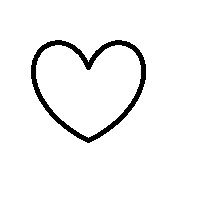
#> input picture Wizualna/files/1x2/1/picture.png, 200 x 200 px, found by its file name
$ python wizualna.py
#> lines starting #> are read from the running program, lines starting #| are printed output that depends on the picture; after the words box and inside, x2 and y2 are one past the last pixel; in counts of white or black regions, pixels touching at a corner belong together
import numpy as np
import skimage.io as io
import skimage
import random

SIZE_2X2_WHITE = [[[0,0,1,1],[0,0,1,1]],
                [[1,1,0,0],[1,1,0,0]],
                [[0,1,0,1],[0,1,0,1]],
                [[1,0,1,0],[1,0,1,0]],
                [[0,1,1,0],[0,1,1,0]],
                [[1,0,0,1],[1,0,0,1]]]

SIZE_2X2_BLACK = [[[1,0,0,1],[0,1,1,0]],
                [[0,1,1,0],[1,0,0,1]],
                [[0,0,1,1],[1,1,0,0]],
                [[1,1,0,0],[0,0,1,1]],
                [[0,1,0,1],[1,0,1,0]],
                [[1,0,1,0],[0,1,0,1]]]

SIZE_1X2_WHITE = [[[1,0], [1,0]],
                [[0,1], [0,1]]]

SIZE_1X2_BLACK = [[[1,0], [0,1]],
                [[0,1], [1,0]]]

def RANDOM_SIZE_2X2(isBlack):
    if isBlack:
        return SIZE_2X2_BLACK[random.randint(0, 5)]
    return SIZE_2X2_WHITE[random.randint(0, 5)]

def RANDOM_SIZE_1X2(isBlack):
    if isBlack:
        return SIZE_1X2_BLACK[random.randint(0, 1)]
    return SIZE_1X2_WHITE[random.randint(0, 1)]

def CREATE_PICTURE_2X2(inputPicture, outputPictureOne, outputPictureTwo, outputPictureThree):
    img = io.imread(inputPicture, as_gray=True)
    img = img > 0.5
    h, w = img.shape
    picture = [np.zeros((2*h, 2*w)), np.zeros((2*h, 2*w))]

    for r in range(h):
        for c in range(w):
            if img[r][c] == 0:
                colors = RANDOM_SIZE_2X2(True)
                for i in range(2):
                    picture[i][r*2][c*2] = colors[i][0]
                    picture[i][r*2+1][c*2] = colors[i][1]
                    picture[i][r*2][c*2+1] = colors[i][2]
                    picture[i][r*2+1][c*2+1] = colors[i][3]
                continue
            colors = RANDOM_SIZE_2X2(False)
            for i in range(2):
                picture[i][r*2][c*2] = colors[i][0]
                picture[i][r*2+1][c*2] = colors[i][1]
                picture[i][r*2][c*2+1] = colors[i][2]
                picture[i][r*2+1][c*2+1] = colors[i][3]

    picture[0] = skimage.img_as_ubyte(picture[0])
    picture[1] = skimage.img_as_ubyte(picture[1])
    io.imsave(outputPictureOne, picture[0])
    io.imsave(outputPictureTwo, picture[1])
    pictureMerge = 255 - (picture[0] + picture[1])
    io.imsave(outputPictureThree, pictureMerge)

def MERGE_PICTURE_2X2(inputPictureOne, inputPictureTwo, outputPicture):
    imgOne = io.imread(inputPictureOne, as_gray=True)
    imgTwo = io.imread(inputPictureTwo, as_gray=True)
    imgOne = imgOne > 0.5
    imgTwo = imgTwo > 0.5
    h, w = imgOne.shape
    picture = np.zeros((int(h/2), int(w/2)))

    i = 0
    for r in range(0, h, 2):
        j = 0
        for c in range(0, w, 2):
            if imgOne[r][c] == imgTwo[r][c] and imgOne[r][c+1] == imgTwo[r][c+1] and imgOne[r+1][c+1] == imgTwo[r+1][c+1] and imgOne[r+1][c] == imgTwo[r+1][c]:
                picture[i][j] = 1
                j += 1
                continue
            picture[i][j] = 0
            j += 1
        i += 1
    picture = skimage.img_as_ubyte(picture)
    io.imsave(outputPicture, picture)

def CREATE_PICTURE_1X2(inputPicture, outputPictureOne, outputPictureTwo, outputPictureThree):
#> called with inputPicture = 'files\\1x2\\1\\picture.png', outputPictureOne = 'files\\1x2\\1\\picture1.png', outputPictureTwo = 'files\\1x2\\1\\picture2.png', outputPictureThree = 'files\\1x2\\1\\picture3.png'
    img = io.imread(inputPicture, as_gray=True)
#> img: shape (200, 200) float64; values 0 (black) and 1 (white), 95.6% white; 1 black region, box (x1, y1, x2, y2) and area: (31, 40, 146, 143) 1753
    img = img > 0.5
    h, w = img.shape
#> h = 200; w = 200
    picture = [np.zeros((h, 2*w)), np.zeros((h, 2*w))]

    for r in range(h):
        for c in range(w):
            if img[r][c] == 0:
                colors = RANDOM_SIZE_1X2(True)
                for i in range(2):
                    picture[i][r][c*2] = colors[i][0]
                    picture[i][r][c*2+1] = colors[i][1]
                continue
            colors = RANDOM_SIZE_1X2(False)
            for i in range(2):
                picture[i][r][c*2] = colors[i][0]
                picture[i][r][c*2+1] = colors[i][1]

    picture[0] = skimage.img_as_ubyte(picture[0])
    picture[1] = skimage.img_as_ubyte(picture[1])
    io.imsave(outputPictureOne, picture[0])
    io.imsave(outputPictureTwo, picture[1])
    pictureMerge = 255 - (picture[0] + picture[1])
    io.imsave(outputPictureThree, pictureMerge)

def MERGE_PICTURE_1X2(inputPictureOne, inputPictureTwo, outputPicture):
#> called with inputPictureOne = 'files\\1x2\\1\\picture1.png', inputPictureTwo = 'files\\1x2\\1\\picture2.png', outputPicture = 'files\\1x2\\1\\pictureOut.png'
    imgOne = io.imread(inputPictureOne, as_gray=True)
    imgTwo = io.imread(inputPictureTwo, as_gray=True)
    imgOne = imgOne > 0.5
#> imgOne: shape (200, 400) bool; 50% white in thin lines or dots
    imgTwo = imgTwo > 0.5
#> imgTwo: shape (200, 400) bool; 50% white in thin lines or dots
    h, w = imgOne.shape
#> h = 200; w = 400
    picture = np.zeros((h, int(w/2)))

    for r in range(h):
        i = 0
        for c in range(0, w, 2):
            if imgOne[r][c] == imgTwo[r][c] and imgOne[r][c+1] == imgTwo[r][c+1]:
                picture[r][i] = 1
                i += 1
                continue
            picture[r][i] = 0
            i += 1
    picture = skimage.img_as_ubyte(picture)
    io.imsave(outputPicture, picture)

if __name__=='__main__':

    CREATE_PICTURE_1X2(rf"files\1x2\1\picture.png", rf"files\1x2\1\picture1.png", rf"files\1x2\1\picture2.png", rf"files\1x2\1\picture3.png")
    MERGE_PICTURE_1X2(rf"files\1x2\1\picture1.png", rf"files\1x2\1\picture2.png", rf"files\1x2\1\pictureOut.png")

    CREATE_PICTURE_1X2(rf"files\1x2\2\picture.png", rf"files\1x2\2\picture1.png", rf"files\1x2\2\picture2.png", rf"files\1x2\2\picture3.png")
#> call 2 of CREATE_PICTURE_1X2, with inputPicture = 'files\\1x2\\2\\picture.png', outputPictureOne = 'files\\1x2\\2\\picture1.png', outputPictureTwo = 'files\\1x2\\2\\picture2.png', outputPictureThree = 'files\\1x2\\2\\picture3.png'
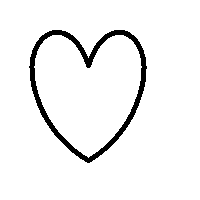
#> input picture Wizualna/files/2x2/2/picture.png, 200 x 200 px, found by its file name
#> in CREATE_PICTURE_1X2 (call 2), `img = io.imread(inputPicture, as_gray=True)`: img: shape (200, 200) float64; values 0 (black) and 1 (white), 94.8% white; 1 black region, box (x1, y1, x2, y2) and area: (29, 30, 147, 163) 2083
    MERGE_PICTURE_1X2(rf"files\1x2\2\picture1.png", rf"files\1x2\2\picture2.png", rf"files\1x2\2\pictureOut.png")
#> in MERGE_PICTURE_1X2 (call 2), `imgOne = imgOne > 0.5`: imgOne: shape (200, 400) bool; 50% white in thin lines or dots
#> in MERGE_PICTURE_1X2 (call 2), `imgTwo = imgTwo > 0.5`: imgTwo: shape (200, 400) bool; 50% white in thin lines or dots

    CREATE_PICTURE_1X2(rf"files\1x2\3\picture.png", rf"files\1x2\3\picture1.png", rf"files\1x2\3\picture2.png", rf"files\1x2\3\picture3.png")
#> call 3 of CREATE_PICTURE_1X2, with inputPicture = 'files\\1x2\\3\\picture.png', outputPictureOne = 'files\\1x2\\3\\picture1.png', outputPictureTwo = 'files\\1x2\\3\\picture2.png', outputPictureThree = 'files\\1x2\\3\\picture3.png'
#> in CREATE_PICTURE_1X2 (call 3), `io.imsave(outputPictureTwo, picture[1])`:
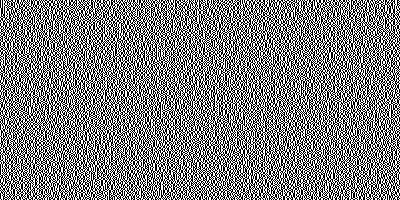
#> saved as picture2.png: shape (200, 400); 50% white in thin lines or dots
#> in CREATE_PICTURE_1X2 (call 3), `io.imsave(outputPictureThree, pictureMerge)`:
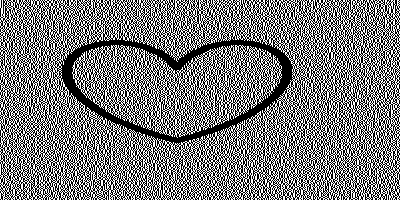
#> saved as picture3.png: shape (200, 400); min 0, max 255, mean 122.4
    MERGE_PICTURE_1X2(rf"files\1x2\3\picture1.png", rf"files\1x2\3\picture2.png", rf"files\1x2\3\pictureOut.png")
#> in MERGE_PICTURE_1X2 (call 3), `imgOne = imgOne > 0.5`: imgOne: shape (200, 400) bool; 50% white in thin lines or dots
#> in MERGE_PICTURE_1X2 (call 3), `imgTwo = imgTwo > 0.5`: imgTwo: shape (200, 400) bool; 50% white in thin lines or dots

    CREATE_PICTURE_2X2(rf"files\2x2\1\picture.png", rf"files\2x2\1\picture1.png", rf"files\2x2\1\picture2.png", rf"files\2x2\1\picture3.png")
#> in CREATE_PICTURE_2X2, `io.imsave(outputPictureTwo, picture[1])`:
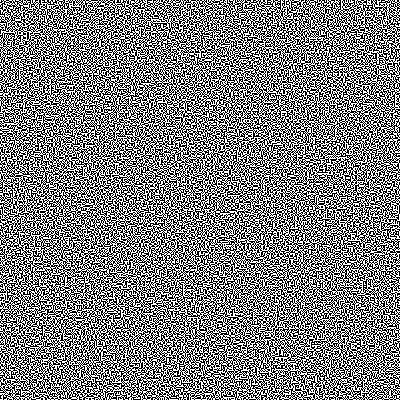
#> saved as picture2.png: shape (400, 400); 50% white in thin lines or dots
#> in CREATE_PICTURE_2X2, `io.imsave(outputPictureThree, pictureMerge)`:
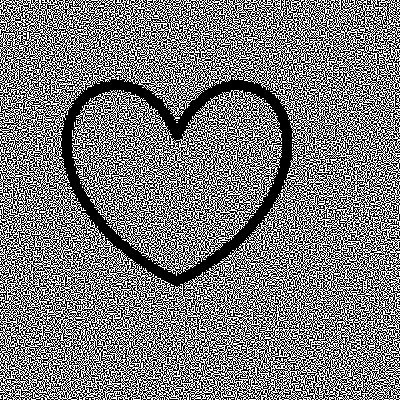
#> saved as picture3.png: shape (400, 400); min 0, max 255, mean 122.4
    MERGE_PICTURE_2X2(rf"files\2x2\1\picture1.png", rf"files\2x2\1\picture2.png", rf"files\2x2\1\pictureOut.png")
#> in MERGE_PICTURE_2X2, `imgOne = imgOne > 0.5`: imgOne: shape (400, 400) bool; 50% white in thin lines or dots
#> in MERGE_PICTURE_2X2, `imgTwo = imgTwo > 0.5`: imgTwo: shape (400, 400) bool; 50% white in thin lines or dots

    CREATE_PICTURE_2X2(rf"files\2x2\2\picture.png", rf"files\2x2\2\picture1.png", rf"files\2x2\2\picture2.png", rf"files\2x2\2\picture3.png")
#> call 2 of CREATE_PICTURE_2X2, with inputPicture = 'files\\2x2\\2\\picture.png', outputPictureOne = 'files\\2x2\\2\\picture1.png', outputPictureTwo = 'files\\2x2\\2\\picture2.png', outputPictureThree = 'files\\2x2\\2\\picture3.png'
#> in CREATE_PICTURE_2X2 (call 2), `io.imsave(outputPictureTwo, picture[1])`:
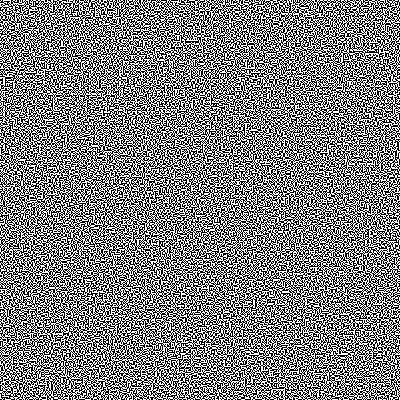
#> saved as picture2.png: shape (400, 400); 50% white in thin lines or dots
#> in CREATE_PICTURE_2X2 (call 2), `io.imsave(outputPictureThree, pictureMerge)`:
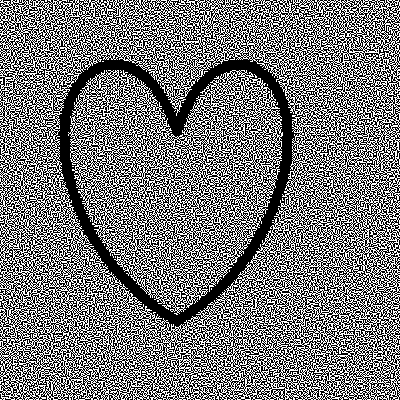
#> saved as picture3.png: shape (400, 400); min 0, max 255, mean 121.3
    MERGE_PICTURE_2X2(rf"files\2x2\2\picture1.png", rf"files\2x2\2\picture2.png", rf"files\2x2\2\pictureOut.png")
#> in MERGE_PICTURE_2X2 (call 2), `imgOne = imgOne > 0.5`: imgOne: shape (400, 400) bool; 50% white in thin lines or dots
#> in MERGE_PICTURE_2X2 (call 2), `imgTwo = imgTwo > 0.5`: imgTwo: shape (400, 400) bool; 50% white in thin lines or dots
